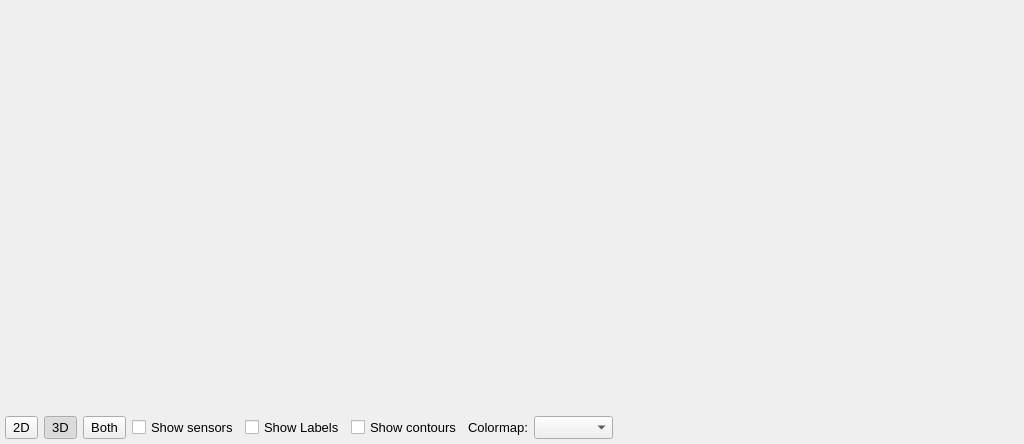
<?xml version="1.0" encoding="UTF-8"?>
<ui version="4.0">
 <class>AwMappingWidgetUi2</class>
 <widget class="QWidget" name="AwMappingWidgetUi2">
  <property name="geometry">
   <rect>
    <x>0</x>
    <y>0</y>
    <width>1024</width>
    <height>444</height>
   </rect>
  </property>
  <property name="font">
   <font>
    <family>Arial</family>
    <pointsize>10</pointsize>
   </font>
  </property>
  <property name="windowTitle">
   <string>Mapping</string>
  </property>
  <property name="windowIcon">
   <iconset resource="../../../resources/AnyWave.qrc">
    <normaloff>:/images/AnyWave_icon.png</normaloff>:/images/AnyWave_icon.png</iconset>
  </property>
  <layout class="QGridLayout" name="gridLayout">
   <property name="leftMargin">
    <number>5</number>
   </property>
   <property name="topMargin">
    <number>5</number>
   </property>
   <property name="rightMargin">
    <number>5</number>
   </property>
   <property name="bottomMargin">
    <number>5</number>
   </property>
   <item row="0" column="0">
    <layout class="QVBoxLayout" name="verticalLayout">
     <item>
      <layout class="QHBoxLayout" name="horizontalLayout_3">
       <item>
        <widget class="AwMapWidget" name="qvtkWidget3D" native="true">
         <property name="sizePolicy">
          <sizepolicy hsizetype="Expanding" vsizetype="Expanding">
           <horstretch>0</horstretch>
           <verstretch>0</verstretch>
          </sizepolicy>
         </property>
         <property name="minimumSize">
          <size>
           <width>500</width>
           <height>350</height>
          </size>
         </property>
        </widget>
       </item>
       <item>
        <widget class="AwTopoWidget" name="topoWidget2D" native="true">
         <property name="sizePolicy">
          <sizepolicy hsizetype="Expanding" vsizetype="Expanding">
           <horstretch>0</horstretch>
           <verstretch>0</verstretch>
          </sizepolicy>
         </property>
         <property name="minimumSize">
          <size>
           <width>500</width>
           <height>350</height>
          </size>
         </property>
        </widget>
       </item>
      </layout>
     </item>
     <item>
      <layout class="QHBoxLayout" name="horizontalLayout">
       <item>
        <widget class="QToolButton" name="button2D">
         <property name="sizePolicy">
          <sizepolicy hsizetype="Preferred" vsizetype="Preferred">
           <horstretch>0</horstretch>
           <verstretch>0</verstretch>
          </sizepolicy>
         </property>
         <property name="text">
          <string>2D</string>
         </property>
         <property name="checkable">
          <bool>true</bool>
         </property>
         <property name="autoExclusive">
          <bool>true</bool>
         </property>
         <property name="toolButtonStyle">
          <enum>Qt::ToolButtonTextOnly</enum>
         </property>
         <attribute name="buttonGroup">
          <string notr="true">buttonGroup</string>
         </attribute>
        </widget>
       </item>
       <item>
        <widget class="QToolButton" name="button3D">
         <property name="sizePolicy">
          <sizepolicy hsizetype="Preferred" vsizetype="Preferred">
           <horstretch>0</horstretch>
           <verstretch>0</verstretch>
          </sizepolicy>
         </property>
         <property name="text">
          <string>3D</string>
         </property>
         <property name="checkable">
          <bool>true</bool>
         </property>
         <property name="checked">
          <bool>true</bool>
         </property>
         <property name="autoExclusive">
          <bool>true</bool>
         </property>
         <property name="toolButtonStyle">
          <enum>Qt::ToolButtonTextOnly</enum>
         </property>
         <attribute name="buttonGroup">
          <string notr="true">buttonGroup</string>
         </attribute>
        </widget>
       </item>
       <item>
        <widget class="QToolButton" name="buttonBoth">
         <property name="sizePolicy">
          <sizepolicy hsizetype="Preferred" vsizetype="Preferred">
           <horstretch>0</horstretch>
           <verstretch>0</verstretch>
          </sizepolicy>
         </property>
         <property name="text">
          <string>Both</string>
         </property>
         <property name="checkable">
          <bool>true</bool>
         </property>
         <property name="autoExclusive">
          <bool>true</bool>
         </property>
         <property name="toolButtonStyle">
          <enum>Qt::ToolButtonTextOnly</enum>
         </property>
         <property name="autoRaise">
          <bool>false</bool>
         </property>
         <attribute name="buttonGroup">
          <string notr="true">buttonGroup</string>
         </attribute>
        </widget>
       </item>
       <item>
        <widget class="QCheckBox" name="checkBoxSensors">
         <property name="sizePolicy">
          <sizepolicy hsizetype="Preferred" vsizetype="Preferred">
           <horstretch>0</horstretch>
           <verstretch>0</verstretch>
          </sizepolicy>
         </property>
         <property name="text">
          <string>Show sensors</string>
         </property>
        </widget>
       </item>
       <item>
        <widget class="QCheckBox" name="checkBoxLabels">
         <property name="text">
          <string>Show Labels</string>
         </property>
        </widget>
       </item>
       <item>
        <widget class="QCheckBox" name="checkBoxContours">
         <property name="sizePolicy">
          <sizepolicy hsizetype="Preferred" vsizetype="Preferred">
           <horstretch>0</horstretch>
           <verstretch>0</verstretch>
          </sizepolicy>
         </property>
         <property name="text">
          <string>Show contours</string>
         </property>
         <property name="checked">
          <bool>false</bool>
         </property>
        </widget>
       </item>
       <item>
        <widget class="QLabel" name="label_2">
         <property name="text">
          <string>Colormap:</string>
         </property>
        </widget>
       </item>
       <item>
        <widget class="AwComboCMap" name="comboCMap"/>
       </item>
       <item>
        <widget class="QLabel" name="label">
         <property name="sizePolicy">
          <sizepolicy hsizetype="Expanding" vsizetype="Preferred">
           <horstretch>0</horstretch>
           <verstretch>0</verstretch>
          </sizepolicy>
         </property>
         <property name="text">
          <string/>
         </property>
        </widget>
       </item>
       <item>
        <spacer name="horizontalSpacer">
         <property name="orientation">
          <enum>Qt::Horizontal</enum>
         </property>
         <property name="sizeHint" stdset="0">
          <size>
           <width>40</width>
           <height>20</height>
          </size>
         </property>
        </spacer>
       </item>
      </layout>
     </item>
    </layout>
   </item>
  </layout>
 </widget>
 <layoutdefault spacing="6" margin="11"/>
 <customwidgets>
  <customwidget>
   <class>AwTopoWidget</class>
   <extends>QWidget</extends>
   <header location="global">widget/AwTopoWidget.h</header>
   <container>1</container>
  </customwidget>
  <customwidget>
   <class>AwComboCMap</class>
   <extends>QComboBox</extends>
   <header location="global">widget/AwComboCMap.h</header>
  </customwidget>
  <customwidget>
   <class>AwMapWidget</class>
   <extends>QWidget</extends>
   <header location="global">widget/AwMapWidget.h</header>
   <container>1</container>
  </customwidget>
 </customwidgets>
 <resources>
  <include location="../../../resources/AnyWave.qrc"/>
 </resources>
 <connections>
  <connection>
   <sender>button3D</sender>
   <signal>clicked(bool)</signal>
   <receiver>AwMappingWidgetUi2</receiver>
   <slot>to3D(bool)</slot>
   <hints>
    <hint type="sourcelabel">
     <x>64</x>
     <y>436</y>
    </hint>
    <hint type="destinationlabel">
     <x>143</x>
     <y>407</y>
    </hint>
   </hints>
  </connection>
  <connection>
   <sender>buttonBoth</sender>
   <signal>clicked(bool)</signal>
   <receiver>AwMappingWidgetUi2</receiver>
   <slot>showBoth(bool)</slot>
   <hints>
    <hint type="sourcelabel">
     <x>105</x>
     <y>436</y>
    </hint>
    <hint type="destinationlabel">
     <x>245</x>
     <y>406</y>
    </hint>
   </hints>
  </connection>
  <connection>
   <sender>button2D</sender>
   <signal>clicked(bool)</signal>
   <receiver>AwMappingWidgetUi2</receiver>
   <slot>to2D(bool)</slot>
   <hints>
    <hint type="sourcelabel">
     <x>32</x>
     <y>436</y>
    </hint>
    <hint type="destinationlabel">
     <x>170</x>
     <y>406</y>
    </hint>
   </hints>
  </connection>
 </connections>
 <slots>
  <slot>showSensors(bool)</slot>
  <slot>to3D(bool)</slot>
  <slot>showBoth(bool)</slot>
  <slot>to2D(bool)</slot>
 </slots>
 <buttongroups>
  <buttongroup name="buttonGroup"/>
 </buttongroups>
</ui>
